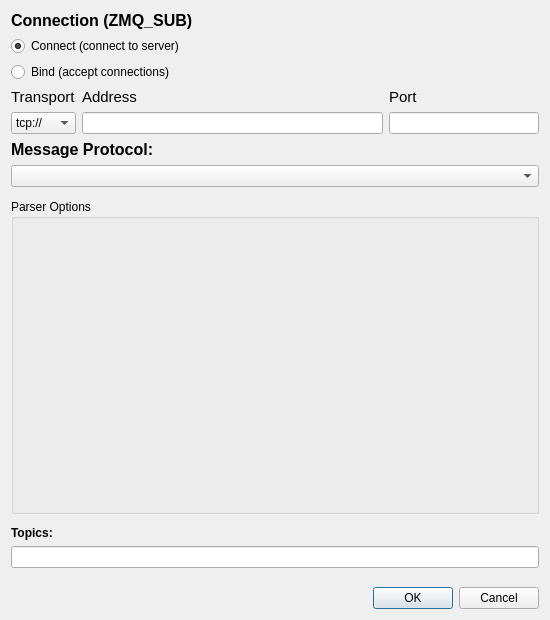
<?xml version="1.0" encoding="UTF-8"?>
<ui version="4.0">
 <class>DataStreamZMQ</class>
 <widget class="QDialog" name="DataStreamZMQ">
  <property name="geometry">
   <rect>
    <x>0</x>
    <y>0</y>
    <width>550</width>
    <height>620</height>
   </rect>
  </property>
  <property name="minimumSize">
   <size>
    <width>550</width>
    <height>620</height>
   </size>
  </property>
  <property name="windowTitle">
   <string>ZMQ Subscriber</string>
  </property>
  <layout class="QVBoxLayout" name="verticalLayout">
   <item>
    <widget class="QLabel" name="label">
     <property name="font">
      <font>
       <pointsize>12</pointsize>
       <bold>true</bold>
      </font>
     </property>
     <property name="text">
      <string>Connection (ZMQ_SUB)</string>
     </property>
    </widget>
   </item>
   <item>
    <widget class="QRadioButton" name="radioConnect">
     <property name="text">
      <string>Connect (connect to server)</string>
     </property>
     <property name="checked">
      <bool>true</bool>
     </property>
    </widget>
   </item>
   <item>
    <widget class="QRadioButton" name="radioBind">
     <property name="text">
      <string>Bind (accept connections)</string>
     </property>
    </widget>
   </item>
   <item>
    <layout class="QGridLayout" name="gridLayout" columnstretch="0,2,1">
     <item row="0" column="0">
      <widget class="QLabel" name="label_2">
       <property name="font">
        <font>
         <pointsize>11</pointsize>
         <bold>false</bold>
        </font>
       </property>
       <property name="text">
        <string>Transport</string>
       </property>
      </widget>
     </item>
     <item row="0" column="1">
      <widget class="QLabel" name="label_3">
       <property name="font">
        <font>
         <pointsize>11</pointsize>
         <bold>false</bold>
        </font>
       </property>
       <property name="text">
        <string>Address</string>
       </property>
      </widget>
     </item>
     <item row="0" column="2">
      <widget class="QLabel" name="label_4">
       <property name="font">
        <font>
         <pointsize>11</pointsize>
         <bold>false</bold>
        </font>
       </property>
       <property name="text">
        <string>Port</string>
       </property>
      </widget>
     </item>
     <item row="1" column="0">
      <widget class="QComboBox" name="comboBox">
       <item>
        <property name="text">
         <string>tcp://</string>
        </property>
       </item>
       <item>
        <property name="text">
         <string>ipc://</string>
        </property>
       </item>
       <item>
        <property name="text">
         <string>pgm://</string>
        </property>
       </item>
      </widget>
     </item>
     <item row="1" column="1">
      <widget class="QLineEdit" name="lineEditAddress"/>
     </item>
     <item row="1" column="2">
      <widget class="QLineEdit" name="lineEditPort"/>
     </item>
    </layout>
   </item>
   <item>
    <widget class="QLabel" name="label_6">
     <property name="font">
      <font>
       <pointsize>12</pointsize>
       <bold>true</bold>
      </font>
     </property>
     <property name="text">
      <string>Message Protocol:</string>
     </property>
    </widget>
   </item>
   <item>
    <widget class="QComboBox" name="comboBoxProtocol"/>
   </item>
   <item>
    <widget class="QWidget" name="boxOptions" native="true">
     <layout class="QVBoxLayout" name="layoutOptions">
      <property name="leftMargin">
       <number>0</number>
      </property>
      <property name="topMargin">
       <number>6</number>
      </property>
      <property name="rightMargin">
       <number>0</number>
      </property>
      <property name="bottomMargin">
       <number>6</number>
      </property>
      <item>
       <widget class="QGroupBox" name="groupBoxParserOptions">
        <property name="title">
         <string>Parser Options</string>
        </property>
        <property name="styleSheet">
         <string>QGroupBox > QWidget { font-weight: normal; }</string>
        </property>
        <layout class="QVBoxLayout" name="layoutParserOptions">
         <property name="leftMargin">
          <number>6</number>
         </property>
         <property name="topMargin">
          <number>6</number>
         </property>
         <property name="rightMargin">
          <number>6</number>
         </property>
         <property name="bottomMargin">
          <number>6</number>
         </property>
         <item>
          <widget class="QWidget" name="pj_parser_slot" native="true">
           <property name="minimumSize">
            <size>
             <width>0</width>
             <height>280</height>
            </size>
           </property>
          </widget>
         </item>
        </layout>
       </widget>
      </item>
     </layout>
    </widget>
   </item>
   <item>
    <widget class="QLabel" name="label_7">
     <property name="font">
      <font>
       <bold>true</bold>
      </font>
     </property>
     <property name="text">
      <string>Topics:</string>
     </property>
    </widget>
   </item>
   <item>
    <widget class="QLineEdit" name="lineEditTopics"/>
   </item>
   <item>
    <spacer name="verticalSpacer">
     <property name="orientation">
      <enum>Qt::Vertical</enum>
     </property>
     <property name="sizeHint" stdset="0">
      <size>
       <width>20</width>
       <height>76</height>
      </size>
     </property>
    </spacer>
   </item>
   <item>
    <widget class="QDialogButtonBox" name="buttonBox">
     <property name="orientation">
      <enum>Qt::Horizontal</enum>
     </property>
     <property name="standardButtons">
      <set>QDialogButtonBox::Cancel|QDialogButtonBox::Ok</set>
     </property>
    </widget>
   </item>
  </layout>
 </widget>
 <resources/>
 <connections>
  <connection>
   <sender>buttonBox</sender>
   <signal>accepted()</signal>
   <receiver>DataStreamZMQ</receiver>
   <slot>accept()</slot>
   <hints>
    <hint type="sourcelabel">
     <x>248</x>
     <y>254</y>
    </hint>
    <hint type="destinationlabel">
     <x>157</x>
     <y>274</y>
    </hint>
   </hints>
  </connection>
  <connection>
   <sender>buttonBox</sender>
   <signal>rejected()</signal>
   <receiver>DataStreamZMQ</receiver>
   <slot>reject()</slot>
   <hints>
    <hint type="sourcelabel">
     <x>316</x>
     <y>260</y>
    </hint>
    <hint type="destinationlabel">
     <x>286</x>
     <y>274</y>
    </hint>
   </hints>
  </connection>
 </connections>
</ui>
